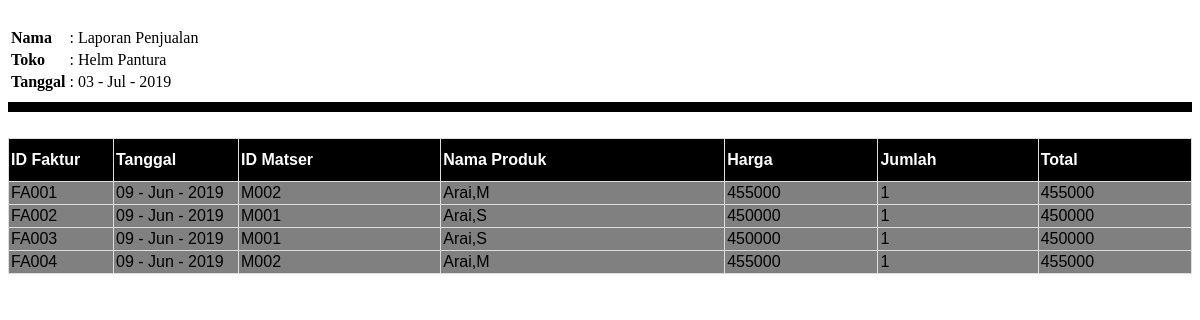
The page /hal_dasboard/lap_penjualan.php on the database its author committed.
### tables this page shows
CREATE TABLE `penjualan` (
  `id_faktur` char(20) NOT NULL,
  `tanggal` varchar(225) NOT NULL,
  `id_master` char(20) NOT NULL,
  `nama_produk` varchar(225) NOT NULL,
  `harga` int(30) NOT NULL,
  `jumlah` int(30) NOT NULL,
  `total` int(30) NOT NULL
);

### hal_dasboard/lap_penjualan.php (the view, shortened to what this page needs)
<!DOCTYPE html>
<html>
<head>
	<link rel="stylesheet" type="text/css" href="../das_utami.css">
</head>
<body>
	<br>
<table>
	<tr>
		<th>Nama</th>
		<td>: Laporan Penjualan</td>
	</tr>
	<tr>
		<th>Toko</th>
		<td>: Helm Pantura</td>
	</tr>
	<tr>
		<th>Tanggal</th>
		<td>: <?php echo date('d - M - Y') ?></td>
	</tr>
</table>
<hr size="10px;" color="black">
<br>
<div class="das_bawah">
	<table class="das_table">
		<thead>
		<tr>
			<th style="width: 100px;">ID Faktur</th>
			<th style="width: 120px;">Tanggal</th>
			<th>ID Matser</th>
			<th>Nama Produk</th>
			<th>Harga</th>
			<th>Jumlah</th>
		 	<th>Total</th>
		</tr>
		</thead>
			<?php
			include "../koneksi.php";
			$query = mysqli_query($koneksi, "SELECT * FROM penjualan");
			while ($data = mysqli_fetch_array($query)) {?>
		<tbody>
		<tr>
			<td><?php echo $data['id_faktur']; ?></td>
			<td><?php echo $data['tanggal'];?></td>
			<td><?php echo $data['id_master'] ?></td>
			<td><?php echo $data['nama_produk']; ?></td>
			<td><?php echo $data['harga']; ?></td>
			<td><?php echo $data['jumlah']; ?></td>
			<td><?php echo $data['total']; ?></td>
			<?php } ?>
		</tr>
		</tbody>
	</table>
</div>
</body>
</html>

### das_utami.css (style rules this page uses)
body { height: 100% }
.das_table { font-family: "Trebuchet MS", Arial, Helvetica, sans-serif; border-collapse: collapse; width: 100%; min-width: 100%; }
.das_table td, .das_table th { border: 1px solid #ddd; padding: 2px; }
.das_table th { padding-top: 12px; padding-bottom: 12px; text-align: left; background-color: black; color: white; }
.das_table td { background-color: #808080; }

### hal_dasboard/lap_penjualan.php (style rules this page uses)
th { text-align: left; }

### rows shown on the page
penjualan: id_faktur "FA001", tanggal "09 - Jun - 2019", id_master "M002", nama_produk "Arai,M", harga "455000", jumlah "1", total "455000"
penjualan: id_faktur "FA002", tanggal "09 - Jun - 2019", id_master "M001", nama_produk "Arai,S", harga "450000", jumlah "1", total "450000"
penjualan: id_faktur "FA003", tanggal "09 - Jun - 2019", id_master "M001", nama_produk "Arai,S", harga "450000", jumlah "1", total "450000"
penjualan: id_faktur "FA004", tanggal "09 - Jun - 2019", id_master "M002", nama_produk "Arai,M", harga "455000", jumlah "1", total "455000"
